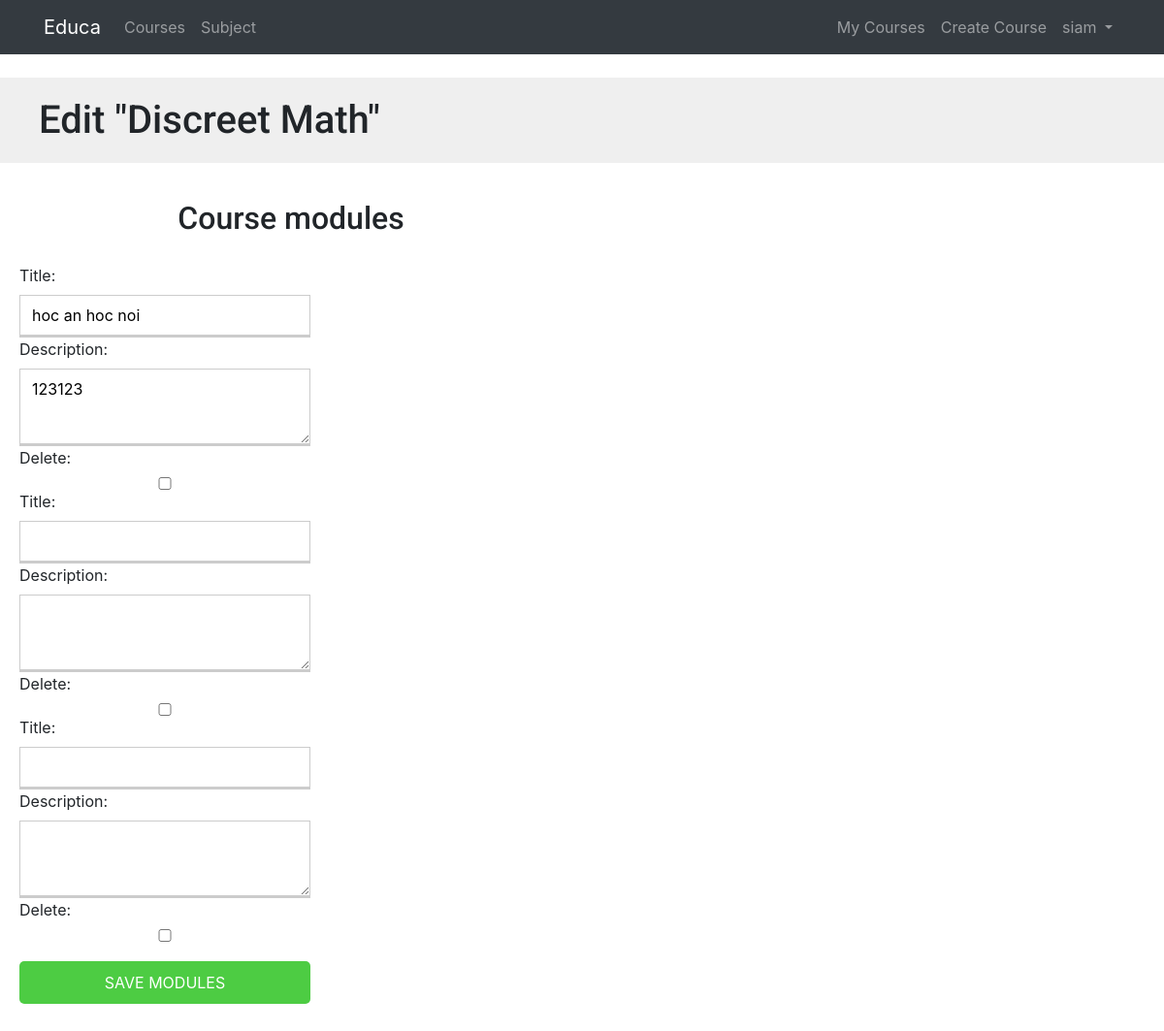
The page /course/2/module/ (signed in) on the database as committed earlier.
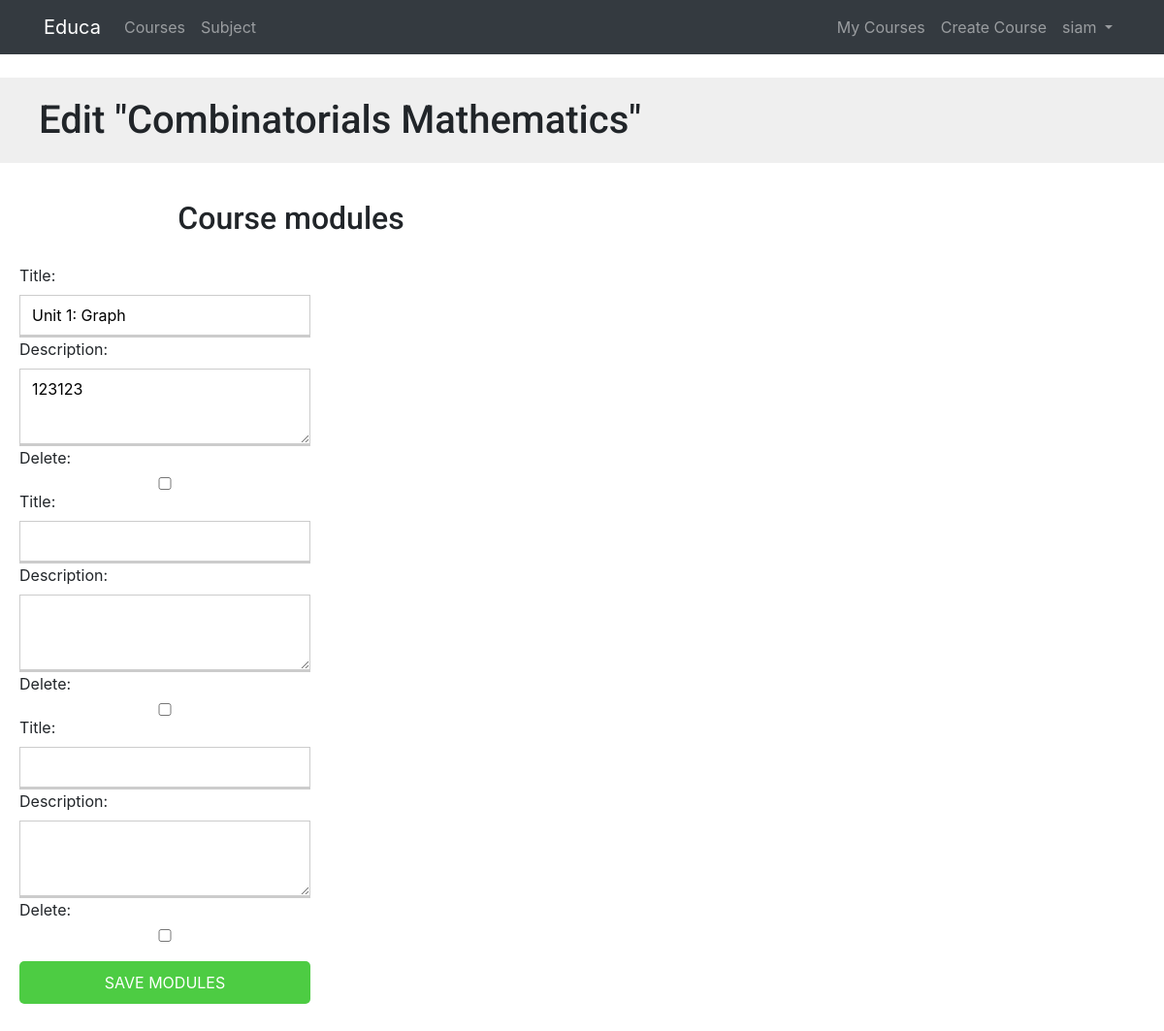
The same page on the database as committed later.
### courses/models.py (models this page shows, shortened)
class Course(models.Model):
    owner = models.ForeignKey(User,
                    related_name='courses_created',
                    on_delete=models.CASCADE)
    subject = models.ForeignKey(Subject, related_name='courses',
                        on_delete=models.CASCADE)
    title = models.CharField(max_length=200)
    slug = models.SlugField(max_length=200, unique=True)
    overview = models.TextField()
    created = models.DateTimeField(auto_now_add=True)
    students = models.ManyToManyField(User,
                                      related_name='courses_joined',
                                      blank=True)
    class Meta:
        ordering = ['-created']

### courses/views.py (the view, shortened to what this page needs)
class CourseModuleUpdateView(TemplateResponseMixin, View):
    template_name = 'courses/manage/module/formset.html'
    course = None
    def get_formset(self, data=None):
        return ModuleFormSet(instance=self.course, data=data)
    def dispatch(self, request, pk):
        self.course = get_object_or_404(Course,
                                        id=pk,
                                        owner=request.user)
        return super(CourseModuleUpdateView, self).dispatch(request, pk)
    def get(self, request, *args, **kwargs):
        formset = self.get_formset()
        return self.render_to_response({'course': self.course,
                                        'formset': formset})

### courses/templatetags/course.py (called while the page is built)
@register.filter(name='has_group')
def has_group(user, group_name):
    group = Group.objects.get(name=group_name)
    return True if group in user.groups.all() else False

### templates/courses/manage/module/formset.html (shortened to what this page needs)
{% extends "base.html" %}
{% block content %}
  <h1>Edit "{{ course.title }}"</h1>
  <div class="module">
    <h2>Course modules</h2>
    <form action="" method="post">
      {{ formset }}
      <input type="submit" class="button" value="Save modules">
    </form>
  </div>
{% endblock %}

Rows that differ between the two databases and show on the page:
changed Course: title "Discreet Math" → "Combinatorials Mathematics"
Other text that changed with them:
form field formset: "hoc an hoc noi" → "Unit 1: Graph"
